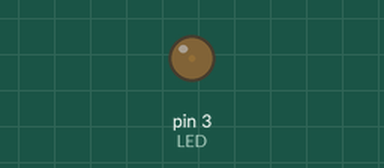
Simulated run of this sketch. Board: Arduino Uno, built with avr-gcc and run on an emulated ATmega328P. Parts: output pins drawn as LEDs (lit = HIGH).

Above: at 0.05 s.
At 1.3 s:
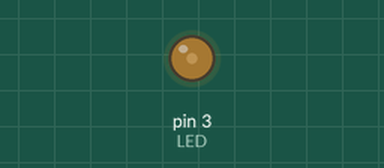
At 2.55 s:
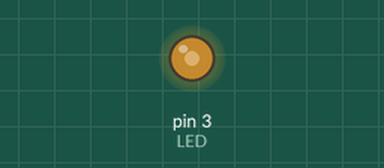
At 5.1 s:
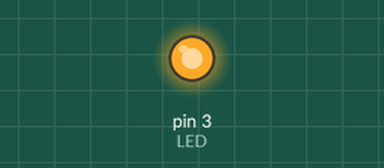
Timing chart, 0 to 6.7 s (numbered marks = the images above):
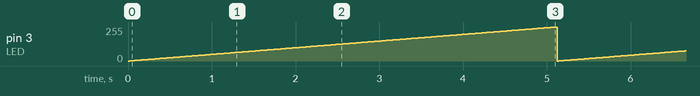

The sketch:

z26_amplify1.ino
```cpp
// C++ code
//
int LED = 3;
int intenzitet = 0;


void setup()
{
  pinMode(LED, OUTPUT);
  digitalWrite(LED, LOW);
}

void loop()
{
  analogWrite(LED, intenzitet);
  intenzitet++;

  if(intenzitet > 255)intenzitet = 0;
  delay(20);
}
```

Measured:
- by itself, pin 3 (LED): ramps from 0/255 to 255/255 and jumps back, once every 5.1 s
